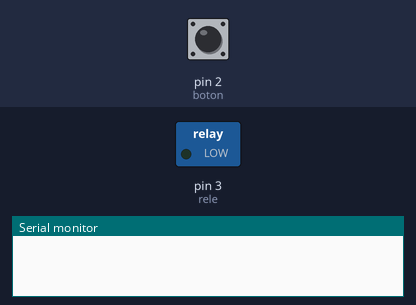
Recording of a sketch running on a simulated Arduino Uno, built with avr-gcc and run on an emulated ATmega328P. Shown: switched loads named in the sketch (green lamp = pin HIGH), the last lines printed to the serial monitor. The test bench sets the inputs (shaded band); at power-on: pin 2 (boton) LOW. EEPROM starts erased; no radio packets arrive unless stated.

Above: at 1.2 s.
1.3 s: pin 2 (boton) pulled HIGH for 1 s
At 3.8 s:
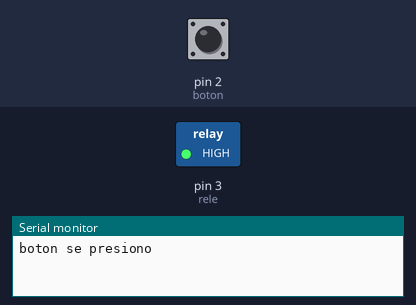
4.1 s: pin 2 (boton) pulled HIGH for 3.2 s
At 8.9 s:
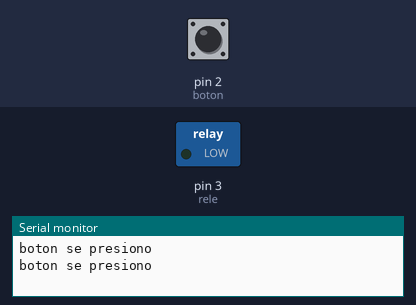
Timing chart, 0 to 10.4 s (numbered marks = the images above; inputs shaded):
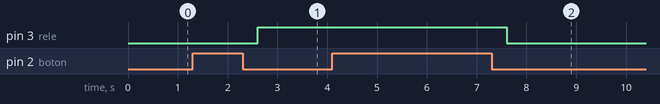

The sketch:

Modulo_Luz.ino
```cpp
int boton=2,rele=3;//declaramos los pines
bool actual;//esta variable medira el pulsador
unsigned long tiempo;//esta variable almacena el tiempo

#include <SPI.h>
#include "RF24.h" //deben decargar esta libreria -> Programa -> Incluir Librerias -> Gestor de librerias -> RF24 by TMRh20
#include <EEPROM.h>//con esta libreria podemos usar la memoria EEPROM del arduino la cual no se borra si el arduino se apaga
//la usaremos para almacenar el estado de la luz y de esta forma si el arduino se apaga, al prenderse dejara la luz como estaba antes

RF24 radio(5,6); //con esto decimos los pines que van a CE y CSN

byte direccion[][6] = {"Raspi","Sensor"}; //aqui declaramos los canales de comunicacion

struct estruc{//esta estructura es la que se envia y recive
  int ID = 1; // ID es la variable que va a decir que modulo es. Cada modulo debe llevar una ID distinta
  bool estado = 0;//esta variable es la que dice si la luz esta apagada o prendida
}datos,temp;//se declaran 2 estructuras

void setup() {
  Serial.begin(9600);

  pinMode(rele,OUTPUT);//declaramos el rele como salida
  pinMode(boton,INPUT);//y el boton como entrada

  datos.estado = EEPROM.read(0);//leemos el estado de la luz de la memoria EEPROM

  radio.begin();//inicializamos el RF24

  radio.setPALevel(RF24_PA_LOW);//ponemos el RF24 en bajo consumo
  radio.setRetries(15,15);//asignamos la cantidad de intentos y de paquetes a enviar. 15 15 es lo recomendado

  radio.openWritingPipe(direccion[0]);//le decimos al RF24 que escriba los datos en el canal "Raspi"
  radio.openReadingPipe(1,direccion[1]);//y que lea datos del canal "Sensor"
  delay(50);

  radio.write(&datos, sizeof(datos));//el RF24 enviara su estado apenas se prenda

  radio.startListening();//ahora el RF24 se pone a la escucha de posibles transmiciones
}

void loop() {
  if(radio.available()){//si detecta datos en el canal
    while(radio.available()){//entrara en un blucle
      radio.read(&temp, sizeof(temp));//y almacenara los datos en la estructura temporal
      if(temp.ID == datos.ID) datos = temp;//luego compara si las ID son las mismas, de ser asi significa que los datos son para este
      delay(20);//modulo y en consecuencia igualara la estructura temporal con la de datos
    }
    if(temp.ID == datos.ID){//si las ID son las mismas
      radio.stopListening();//deja de eschuchar paquetes
      radio.write(&datos, sizeof(datos));//y envia el estado que tiene ahora la luz
      Serial.println("recivi datos");//ademas avisa por serial que recivio (el serial solo sirve si se conecta al pc, lo uso para testear)
      radio.startListening();//vuelve a escuchar
    }

  }

  if(!datos.estado){//si el estado de la luz es 0
    digitalWrite(rele,HIGH);//arduino activara el rele provocando que la luz se apague
  }else{//y si el estado de la luz es 1
    digitalWrite(rele,LOW);//arduino desactivara el rele provocando que la luz se prenda
  }
  actual = digitalRead(boton);//actual almacena las lectura del boton
  tiempo = millis();//y tiempo almacena el tiempo que lleva arduino encendido

  if(actual){//si el boton se presiona
    while(digitalRead(boton)){//entra en un bucle hasta que el boton se suelte
      if(tiempo+200 <= millis()){//si el boton lleva presionado mas de 200 milisegundos
        datos.estado = !datos.estado;//el estado de la luz se cambia
        radio.stopListening();//se deja de escuchar
        radio.write(&datos, sizeof(datos));//se envia el nuevo estado de la luz
        radio.startListening();//se vuelve a escuchar
        Serial.println("boton se presiono");//se avisa por serial
        break;//se sale del bucle
      } //el boton se debe presionar por un rato debido a que si pongo que se cambie el estado de la luz apenas se presiona el boton
    }//los pulsos espontaneos que a veces arduino detecta harian que la luz se prendiera de la nada, pero con tiempo evita que una
    //medida erronea haga un cambio en el estado, esto es porque suelen ser pulsos cortos que no duran mucho
    while(digitalRead(boton));//entra en otro bucle que termina cuando el boton se suelte (asi se evita que se vuelva loco cuando se deja presionado)
    delay(200);
  }

  EEPROM.write(0,datos.estado);//se escribe el estado de la luz en la memoria EEPROM
  delay(100);
  //Serial.println(digitalRead(boton)); //descomentar esta si se quiere monitorear del pc el estado continuo del boton
 }
```

Measured:
- after the input at 1.3 s, pin 3 (rele): LOW → HIGH after 1.3 s
- after the input at 4.1 s, pin 3 (rele): HIGH → LOW after 3.5 s
